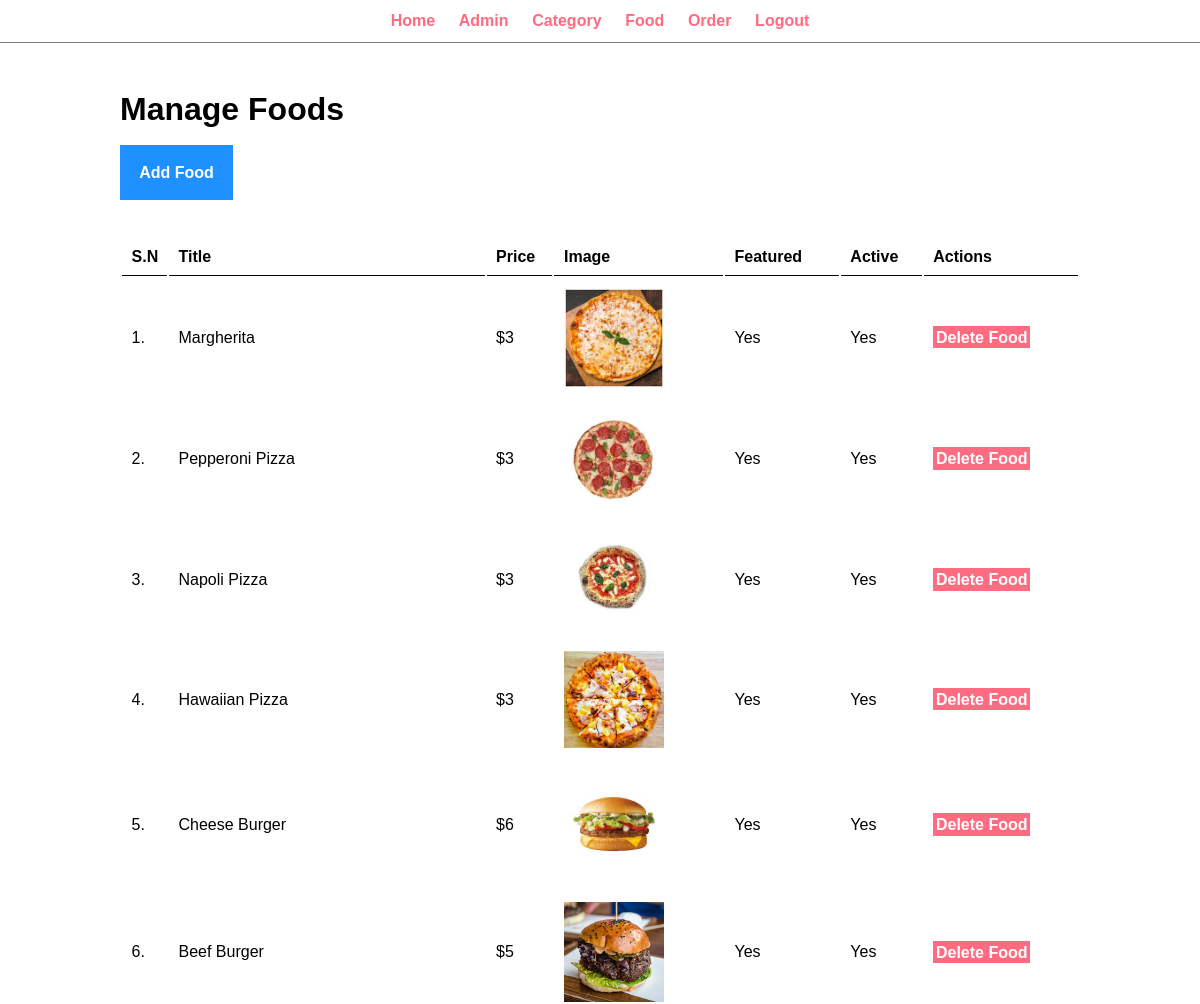
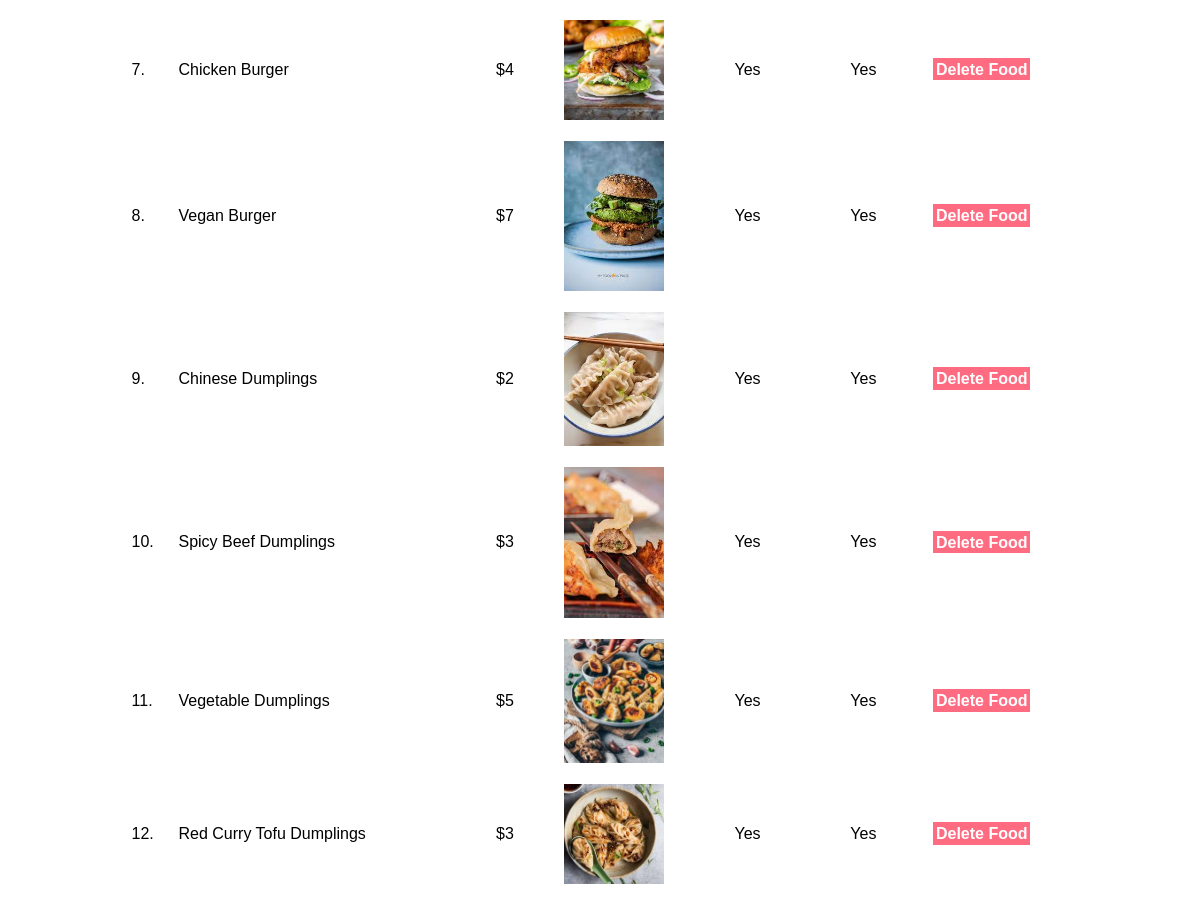
Page /admin/manage-food.php (signed in) on the committed database (2 pictures, top to bottom).
### tables this page shows
CREATE TABLE `tbl_food` (
  `id` int(10) UNSIGNED NOT NULL,
  `title` varchar(100) NOT NULL,
  `description` text NOT NULL,
  `price` decimal(10,0) NOT NULL,
  `image_name` varchar(255) NOT NULL,
  `category_id` int(11) UNSIGNED NOT NULL,
  `featured` varchar(10) NOT NULL,
  `active` varchar(10) NOT NULL
);

### admin/manage-food.php (the view, shortened to what this page needs)
<?php
include ('partials/menu.php');
?>
      <div class ="main-content">
          <div class ="wrapper">
              <h1>Manage Foods </h1>
              <br><br>
             <a href="<?php echo SITEURL;?>admin/add-food.php " class="btn-primary"> Add Food </a>
            <br><br> <br> <br>
          <table class="tbl-full">
              <tr>
              <th>S.N</th>
              <th>Title</th>
              <th>Price</th>
              <th>Image</th>
              <th>Featured</th>
              <th>Active</th>
              <th>Actions</th>
              </tr>
              <?php
              $sql = "SELECT * FROM tbl_food";
              $res = mysqli_query($conn, $sql);
              $count=mysqli_num_rows($res);
               $sn=1;
              if($count > 0){
                  while($row= mysqli_fetch_assoc($res)){
                        $id=$row['id'];
                        $title=$row['title'];
                        $price =$row['price'];
                        $image_name = $row['image_name'];
                        $featured = $row['featured'];
                        $active = $row['active'];
                        ?>
                        <tr>
                              <td><?php echo $sn++;?>.</td>
                              <td><?php echo $title ;?></td>
                              <td>$<?php echo $price ;?></td>
                              <td>
                               <?php
                                    if($image_name == ""){
                                          echo "<div class = 'error'> Image not added</div>";
                                    }
                                    else{
                                           ?>
                                          <img src=" <?php echo SITEURL; ?>images/food/<?php echo $image_name ;?>" width ="100px" >
                                          <?php
                                    }
                              ?>
                              </td>
                              <td><?php echo $featured ;?></td>
                              <td><?php echo $active ;?></td>
                              <td>
                              <a href="<?php echo SITEURL;?>admin/delete-food.php?id=<?php echo $id;?>&image_name=<?php echo $image_name;?>" class="btn-danger"> Delete Food </a>
                         </td>
                        </tr>
                        <?php
                  }
              }
              else{
                  echo " <tr> <td colspan='7' class = 'error'> Food not Added yet.</td></tr>";
              }
            ?>
      </table>
</div>
</div>

### CSS/admin.css (style rules this page uses)
* { margin: 0; padding: 0; font-family: Arial, Helvetica, sans-serif; }
.wrapper { padding: 1%; width: 80%; margin: 0 auto; color: black; }
.tbl-full { width: 100%; }
table tr th { border-bottom: 1px solid black; padding: 1%; text-align: left; }
table tr td { padding: 1%; }
.btn-primary { background-color: #1e90ff; padding: 2%; color: white; text-decoration: none; font-weight: bold; }
.btn-danger { background-color: #ff6b81; padding: 2%; color: white; text-decoration: none; font-weight: bold; }

### rows in the picture
tbl_food: title "Margherita", price "3", image_name (picture), featured "Yes", active "Yes"
tbl_food: title "Pepperoni Pizza", price "3", image_name (picture), featured "Yes", active "Yes"
tbl_food: title "Napoli Pizza", price "3", image_name (picture), featured "Yes", active "Yes"
tbl_food: title "Hawaiian Pizza", price "3", image_name (picture), featured "Yes", active "Yes"
tbl_food: title "Cheese Burger", price "6", image_name (picture), featured "Yes", active "Yes"
tbl_food: title "Beef Burger", price "5", image_name (picture), featured "Yes", active "Yes"
tbl_food: title "Chicken Burger", price "4", image_name (picture), featured "Yes", active "Yes"
tbl_food: title "Vegan Burger", price "7", image_name (picture), featured "Yes", active "Yes"
tbl_food: title "Chinese Dumplings", price "2", image_name (picture), featured "Yes", active "Yes"
tbl_food: title "Spicy Beef Dumplings", price "3", image_name (picture), featured "Yes", active "Yes"
tbl_food: title "Vegetable Dumplings", price "5", image_name (picture), featured "Yes", active "Yes"
tbl_food: title "Red Curry Tofu Dumplings", price "3", image_name (picture), featured "Yes", active "Yes"
